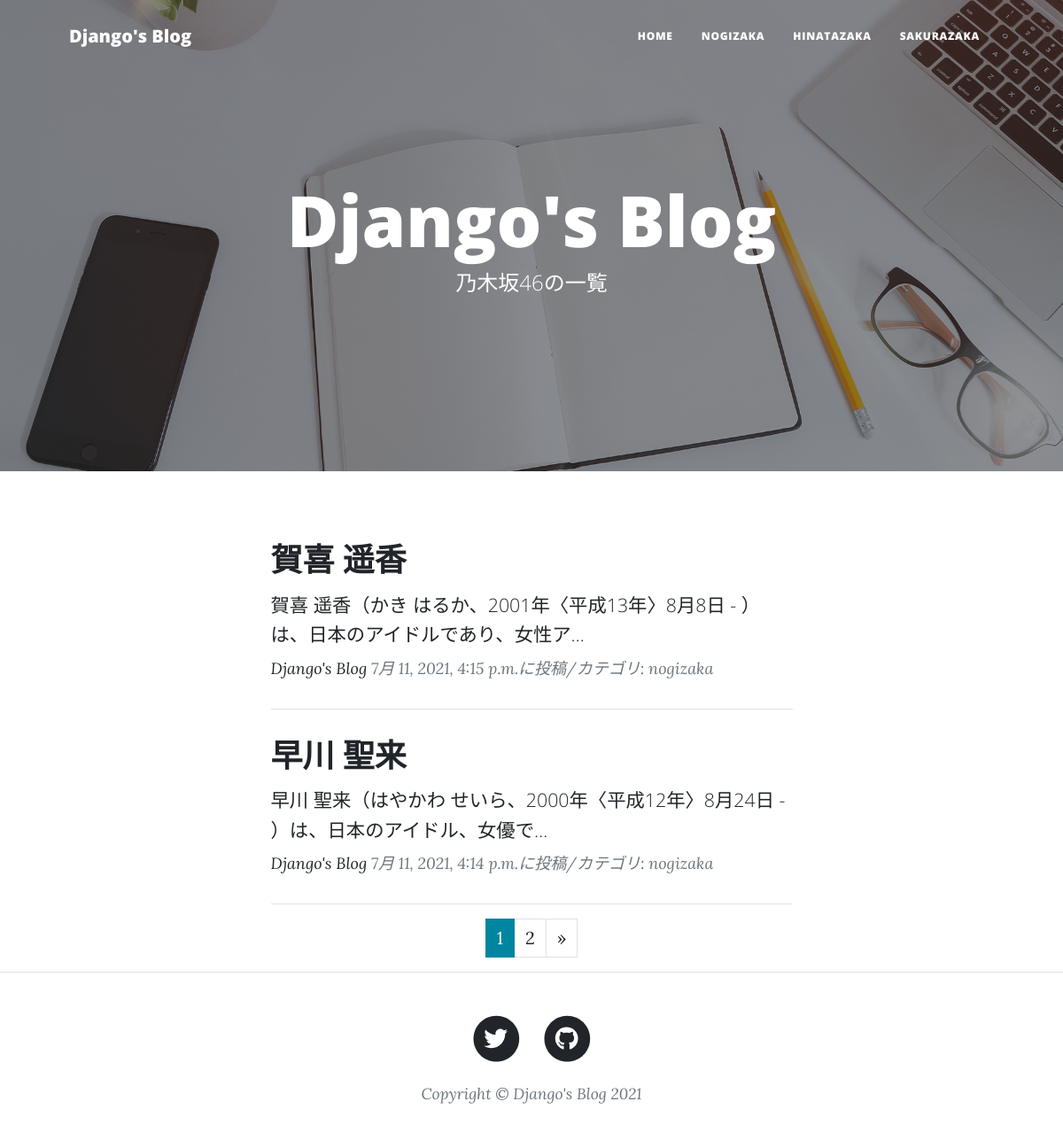
The app's page /nogizaka-list/ with its own data.
### blog/models.py (models this page shows, shortened)
class BlogPost(models.Model):
    CATEGORY = (("nogizaka", "乃木坂46"),
                ("hinatazaka", "日向坂46"), ("sakurazaka", "櫻坂46"))
    title = models.CharField(
        verbose_name="タイトル",
        max_length=200,
    )
    content = models.TextField(
        verbose_name="本文",
    )
    posted_at = models.DateTimeField(
        verbose_name="投稿日時",
        auto_now_add=True,
    )
    category = models.CharField(
        verbose_name="カテゴリ",
        max_length=50,
        choices=CATEGORY,
    )

### blog/views.py (the view)
# urls.py: path('nogizaka-list/', views.NogizakaView.as_view(), name="nogizaka_list"),
class NogizakaView(ListView):
    template_name = "nogizaka.html"
    model = BlogPost
    context_object_name = "nogizaka_records"
    queryset = BlogPost.objects.filter(
        category="nogizaka").order_by("-posted_at")
    paginate_by = 2

### blog/templates/nogizaka.html (shortened to what this page needs)
{% extends 'base.html' %}
{% load static %}
{% block header %}
<header class="masthead" style="background-image: url({% static 'assets/img/home-bg.jpg' %})">
  <div class="container position-relative px-4 px-lg-5">
    <div class="row gx-4 gx-lg-5 justify-content-center">
      <div class="col-md-10 col-lg-8 col-xl-7">
        <div class="site-heading">
          <h1>Django's Blog</h1>
          <span class="subheading">乃木坂46の一覧</span>
        </div>
      </div>
    </div>
  </div>
</header>
{% endblock %}
{% block content %}
<div class="container px-4 px-lg-5">
  <div class="row gx-4 gx-lg-5 justify-content-center">
    <div class="col-md-10 col-lg-8 col-xl-7">
      {% for record in nogizaka_records %}
      <div class="post-preview">
        <a href="{% url 'blog:blog_detail' record.pk %}">
          <h2 class="post-title">
            {{ record.title }}
          </h2>
          <h3 class="post-subtitle">
            <span style="font-size: 16pt;">
              {{record.content|truncatechars:50}}
            </span>
          </h3>
        </a>
        <p class="post-meta">
          <a href="#">Django's Blog</a>
          {{record.posted_at}}に投稿/カテゴリ:
          {{record.category}}
        </p>
      </div>
      <hr>
      {% endfor %}
      {% include "pagination.html" %}
    </div>
  </div>
</div>
{% endblock %}

### blog/templates/base.html (shortened to what this page needs)
{% load static %}
<!DOCTYPE html>
<html lang="ja">
<head>
  <link href={% static 'css/styles.css' %} rel="stylesheet" />
</head>
<body>
  <nav class="navbar navbar-expand-lg navbar-light" id="mainNav">
    <div class="container px-4 px-lg-5">
      <a class="navbar-brand" href={% url 'blog:index' %}>Django's Blog</a>
      <div class="collapse navbar-collapse" id="navbarResponsive">
        <ul class="navbar-nav ms-auto py-4 py-lg-0">
          <li class="nav-item">
            <a class="nav-link px-lg-3 py-3 py-lg-4" href={% url 'blog:index' %}>Home</a>
          </li>
          <li class="nav-item">
            <a class="nav-link px-lg-3 py-3 py-lg-4" href="{% url 'blog:nogizaka_list' %}">Nogizaka</a>
          </li>
          <li class="nav-item">
            <a class="nav-link px-lg-3 py-3 py-lg-4" href="{% url 'blog:hinatazaka_list' %}">Hinatazaka</a>
          </li>
          <li class="nav-item">
            <a class="nav-link px-lg-3 py-3 py-lg-4" href="{% url 'blog:sakurazaka_list' %}">Sakurazaka</a>
          </li>
        </ul>
      </div>
    </div>
  </nav>
  {% block header %}{% endblock %}
  {% block content %}{% endblock %}
  <footer class="border-top">
    <div class="container px-4 px-lg-5">
      <div class="row gx-4 gx-lg-5 justify-content-center">
        <div class="col-md-10 col-lg-8 col-xl-7">
          <ul class="list-inline text-center">
            <li class="list-inline-item">
              <a href="https://twitter.com/YoKaU2">
                <span class="fa-stack fa-lg">
                  <i class="fas fa-circle fa-stack-2x"></i>
                  <i class="fab fa-twitter fa-stack-1x fa-inverse"></i>
                </span>
              </a>
            </li>
            <li class="list-inline-item">
              <a href="https://github.com/kngy0306">
                <span class="fa-stack fa-lg">
                  <i class="fas fa-circle fa-stack-2x"></i>
                  <i class="fab fa-github fa-stack-1x fa-inverse"></i>
                </span>
              </a>
            </li>
          </ul>
          <div class="small text-center text-muted fst-italic">
            Copyright &copy; Django's Blog 2021
          </div>
        </div>
      </div>
    </div>
  </footer>
</body>
</html>

### blog/templates/pagination.html (shortened to what this page needs)
{% if is_paginated %}
<ul class="pagination" style="justify-content: center;">
  {% for num in paginator.page_range %}
  {% if page_obj.number == num %}
  <li class="page-item active">
    <span class="page-link">{{num}}</span>
  </li>
  {% else %}
  <li class="page-item">
    <a href="?page={{num}}" class="page-link">{{num}}</a>
  </li>
  {% endif %}
  {% endfor %}
  {% if page_obj.has_next %}
  <li class="page-item">
    <a href="?page={{page_obj.next_page_number}}" class="page-link" aria-label="Next">
      <span aria-hidden="true">&raquo;</span>
    </a>
  </li>
  {% endif %}
</ul>
{% endif %}

### records on screen
BlogPost: title "賀喜 遥香", content "賀喜 遥香（かき はるか、2001年〈平成13年〉8月8日 - ）は、日本のアイドルであり、女性ア…", posted_at "7月 11, 2021, 4:15 p.m.", category "nogizaka"
BlogPost: title "早川 聖来", content "早川 聖来（はやかわ せいら、2000年〈平成12年〉8月24日 - ）は、日本のアイドル、女優で…", posted_at "7月 11, 2021, 4:14 p.m.", category "nogizaka"

### other values on screen
{{ num }} "1"
{{ num }} "2"
